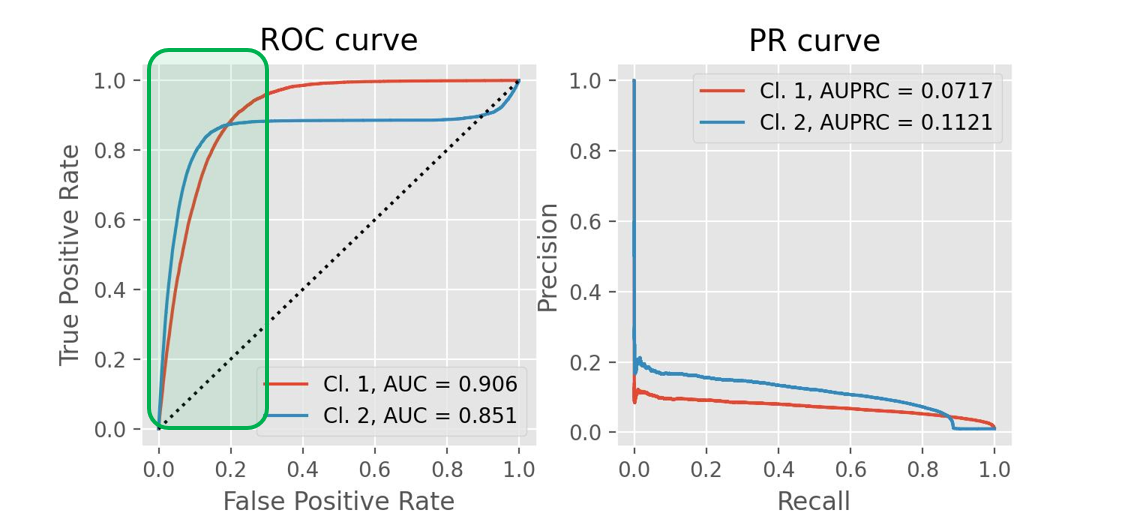
#> input picture Supervised Machine Learning Classification/module1/Concept/Images/ROC and PR curve.png, 1125 x 525 px, found by its file name; its folder holds only this picture in this run
$ jupyter execute --allow-errors Non-Negative_Matrix_Factorization.ipynb   (shell and % lines are left out)
#> lines starting #> are read from the running program, lines starting #| are printed output that depends on the picture
<center>

</center>

# Non-Negative Matrix Factorization

Estimated time needed: **45** minutes

You've been hired by a video streaming platform that specializes in kids content. The company would like to ensure that all content on the platform does not infringe on a copyright written material. The company has created an image database of copyrighted material, not only must you detect the same images you must detect similar images. Your  job is to come up with an image retrieval system to find the most similar image to each image in the provided dataset. Because your model is used for legal purposes it must be interpretable, this means it should be able to determine why the images are similar. As a result, you will use Non-Negative Matrix factorization since the factorized matrices can be interpreted as real images. You will use the [Anime Face Dataset](https://www.kaggle.com/datasets/splcher/animefacedataset?utm_medium=Exinfluencer&utm_source=Exinfluencer&utm_content=000026UJ&utm_term=10006555&utm_id=NA-SkillsNetwork-Channel-SkillsNetworkCoursesIBMML0187ENSkillsNetwork821-2023-01-01) from kaggle.

<a href="https://www.piratesandprincesses.net/the-story-of-goodtimes-and-their-numerous-disney-knockoffs/?utm_medium=Exinfluencer&utm_source=Exinfluencer&utm_content=000026UJ&utm_term=10006555&utm_id=NA-SkillsNetwork-Channel-SkillsNetworkCoursesIBMML0187ENSkillsNetwork821-2023-01-01"> image source</a>

## Table of Contents

<ol>
    <li><a href="#Objectives">Objectives</a></li>
    <li><a href="#Datasets">Datasets</a></li>
    <li>
        <a href="#Setup">Setup</a>
        <ol>
            <li><a href="#Installing-Required-Libraries">Installing Required Libraries</a></li>
            <li><a href="#Importing-Required-Libraries">Importing Required Libraries</a></li>
            <li><a href="#Defining-Helper-Functions">Defining Helper Functions</a></li>
        </ol>
    </li>
    <li>
        <a href="#Background">Background</a>
        <ol>
               <li><a href="#What's a Non-Negative Matrix Fatorization?">What's a Non-Negative Matrix Fatorization?</a></li>
        </ol>
    </li>
  <li><a href="#Applying Non-Negative Matrix Factorization">Applying Non-Negative Matrix Factorization</a></li>
  <li><a href="#Image Retrieval System">Image Retrieval System</a></li>
   <li><a href="#Exercises">Exercises</a>
       <ol>
            <li><a href="#Exercise 1">Exercise 1</a></li>
            <li><a href="#Exercise 2">Exercise 2</a></li>
            <li><a href="#Exercise 3">Exercise 3</a></li>
            <li><a href="#Exercise 4">Exercise 4</a></li>
            <li><a href="#Exercise 5">Exercise 5</a></li>
        </ol>
    </li>
 </ol>


## Objectives

After completing this lab you will be able to:

- __Understand__ Basics Matrix operations  such as Matrix addition  , Vector Multiplication，and Eigen decomposition

- __Apply__ Apply these Matrix operations using numpy

***

## Datasets

Download and unzip the **images** dataset:

## Setup

For this lab, we will be using the following libraries:

*   [`pandas`](https://pandas.pydata.org/?utm_medium=Exinfluencer&utm_source=Exinfluencer&utm_content=000026UJ&utm_term=10006555&utm_id=NA-SkillsNetwork-Channel-SkillsNetworkCoursesIBMML240ENSkillsNetwork34171862-2022-01-01) for managing the data.
*   [`numpy`](https://numpy.org/?utm_medium=Exinfluencer&utm_source=Exinfluencer&utm_content=000026UJ&utm_term=10006555&utm_id=NA-SkillsNetwork-Channel-SkillsNetworkCoursesIBMML240ENSkillsNetwork34171862-2022-01-01) for mathematical operations.
*   [`seaborn`](https://seaborn.pydata.org/?utm_medium=Exinfluencer&utm_source=Exinfluencer&utm_content=000026UJ&utm_term=10006555&utm_id=NA-SkillsNetwork-Channel-SkillsNetworkCoursesIBMML240ENSkillsNetwork34171862-2022-01-01) for visualizing the data.
*   [`matplotlib`](https://matplotlib.org/?utm_medium=Exinfluencer&utm_source=Exinfluencer&utm_content=000026UJ&utm_term=10006555&utm_id=NA-SkillsNetwork-Channel-SkillsNetworkCoursesIBMML240ENSkillsNetwork34171862-2022-01-01) for visualizing the data.
*   [`sklearn`](https://scikit-learn.org/stable/?utm_medium=Exinfluencer&utm_source=Exinfluencer&utm_content=000026UJ&utm_term=10006555&utm_id=NA-SkillsNetwork-Channel-SkillsNetworkCoursesIBMML240ENSkillsNetwork34171862-2022-01-01) for machine learning and machine-learning-pipeline related functions.

### Installing required libraries

The following required modules are pre-installed in the Skills Network Labs environment. However, if you run this notebook commands in a different Jupyter environment (e.g. Watson Studio or Ananconda) you will need to install these libraries by removing the `#` sign before `!mamba` in the code cell below.

[cell 1]
# All Libraries required for this lab are listed below. The libraries pre-installed on Skills Network Labs are commented.
# !mamba install -qy pandas==1.3.4 numpy==1.21.4 seaborn==0.9.0 matplotlib==3.5.0 scikit-learn==0.20.1
# Note: If your environment doesn't support "!mamba install", use "!pip install"

you can use  <a href="https://www.sympy.org/en/index.html?utm_medium=Exinfluencer&utm_source=Exinfluencer&utm_content=000026UJ&utm_term=10006555&utm_id=NA-SkillsNetwork-Channel-SkillsNetworkCoursesIBMML0187ENSkillsNetwork821-2023-01-01">SymPy </a>this to print matrices

[cell 2]
#!conda install -c anaconda sympy -y

### Importing Required Libraries

_We recommend you import all required libraries in one place (here):_

[cell 3]
import warnings
warnings.simplefilter('ignore')

import logging
import numpy as np
import pandas as pd
from numpy.random import RandomState
import matplotlib.pyplot as plt


from sklearn.decomposition import NMF


from os import listdir,getcwd
from os.path import isfile, join
from PIL import Image, ImageOps
import os

### Defining Helper Functions

Load train and test set:

[cell 4]
def get_data_matrix(test=False,Length=100,Width=100,mypath="images/images"):

#> called with test = False, Length = 180, Width = 100, mypath = 'images/images'
    files = [join(mypath,f) for f in listdir(mypath) if isfile(join(mypath, f)) and f[0] != '.']
    if mypath + '/.DS_Store' in files:
        files.remove(mypath + '/.DS_Store')

    if test:
        print("test data")
        files=files[9000:10000]

    else:
        print("training data")
        files=files[0:9000]

    print(len(files))
    X=np.zeros((len(files),Length*Width))
    for i,file in enumerate(files):
        img = Image.open(file).resize((Width, Length))
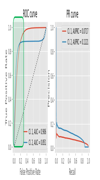
#> img: PIL image 100x180 RGBA; mean R, G, B, A 233.3, 235.5, 234.4, 255
        img =  ImageOps.grayscale(img)
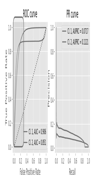
#> img: PIL image 100x180 L; min 73, max 255, mean 234.7

        I=np.array(img)

        X[i,:]=I.reshape(1,-1)
    return X

Plot image vectors:

[cell 5]
def reshape_row(x) :
    plt.imshow(x.reshape(Length,Width),cmap="gray")

This threshold function outputs an index if the input ```similar_distance``` is grater than or less than ```min_``` and ```max_```.

[cell 6]
def threshold(similar_distance,max_=0.1,min_=0):
    dataset_index=np.where(np.logical_and(similar_distance>min_ ,similar_distance<max_))[0]
    query_index=similar_index[np.logical_and(similar_distance>min_ ,similar_distance<max_)]
    return dataset_index,query_index

Plot dataset images and query images, ```X``` and ```X_q``` are global variables.

[cell 7]
def plot_data_query(dataset_index,query_index,N):
    for data_sample,query_sample in zip(dataset_index[0:N],query_index[0:N]):

        plt.figure(figsize=(10,4))
        plt.subplot(1,2,1)
        reshape_row(X[data_sample])
        plt.title("dataset sample {}".format(data_sample))
        plt.subplot(1,2,2)
        reshape_row(X_q[query_sample])
        plt.title("query sample match {}".format(query_sample))
        plt.show()

        print("-----------------------------------------------------")

## Background

### What's a Non-Negative Matrix Factorization?

In Non-Negative Matrix Factorization (NNMF) sometimes called non-negative matrix approximation, a $N x D$ matrix $\mathbf{X}$, where $N$ is the number of samples and $D$ is the dimension of features, contains all non-negative values. In NNMF we construct a non-negative  approximation of $\mathbf{X}$, $\mathbf{\hat{X}}$ such that $\mathbf{\hat{X}}$ is a product of two non-negative matrices $\mathbf{W}$ and $\mathbf{H}$, i.e:

$$\mathbf{\hat{X}}=\mathbf{WH}$$

where the $r$ rows of $\mathbf{H}$ are called the basis, and we are going to represent the matrix $\mathbf{X}$ in terms of this basis.

Each row of $\mathbf{W}$, ${w}_i$ is called an encoding of the corresponding ${x}_i$ in $\mathbf{X}$, which represents "how much" of each basis in $\mathbf{H}$ is to represent ${x}_i$. ${\hat{x}_i}$ is thus a linear combination of the rows of $\mathbf{H}$.

## Applying Non-Negative Matrix Factorization

**Image retrieval** is used for searching and retrieving images from a large database of digital images. Here we would like to find identical or similar  animated faces  for copyright reasons.

Consider the matrix $\mathbf{X}$ where each row is a flattened $100\times 100$ image.

[cell 8]
Length,Width=180,100
X = get_data_matrix(test=False, Length=180, Width=100, mypath="images/images")
X.shape

We can apply ```sklearn.decomposition.NMF``` to obtain the  non-negative matrices, i.e. matrices with all non-negative elements, $(\mathbf{W}$, $\mathbf{H})$ whose product approximates the non-negative matrix $\mathbf{X}$.

Consider the following parameters when building a simple NMF object:

```n_components```: int; Number of components, if n_components is not set all features are kept.

```tolfloat```: default=1e-4; Tolerance of the stopping condition.

```max_iter```: int, (default=200); Maximum number of iterations before timing out.

Let's select a number of components or basis, namely $r$, for the matrix representation.

[cell 9]
n_components=10

Initialize our NMF object and fit it to $\mathbf{X}$:

[cell 10]
nmf_estimator = NMF(n_components=n_components, tol=5e-3,max_iter=2000)
nmf_estimator.fit(X)  # original non- negative dataset

The **.components_** method returns the basis found:

[cell 11]
H = nmf_estimator.components_

We can reshape the obtained 10 basis into images, and they appear like faces in the dataset:

[cell 12]
plt.figure(figsize=(25, 8))

for i,h in enumerate(H):
    plt.subplot(2, 5, i+1)
    reshape_row(h)
    plt.title("basis images {}".format(str(i+1)), fontsize=20)

plt.tight_layout()
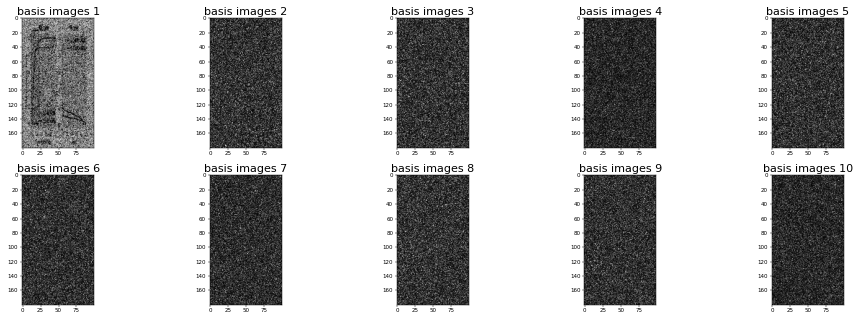
#> figure drawn by matplotlib, 10 panels

We can obtain the encodings of all the images using the **transform** method of the fitted **nmf_estimator**:

[cell 13]
W = nmf_estimator.transform(X)

For each of the 9000 images we have an encoding of dimension 10:

[cell 14]
W.shape

The encoding tells you the projection of each image in $\mathbf{X}$ on a particular basis. Here we plot out the encoding magnitude for the $i$th image on each basis.

[cell 15]
i=0
w=W[i,:]

plt.bar([n+1 for n in range(len(w))],w)
plt.title("encodings for image {} ".format (i+1))
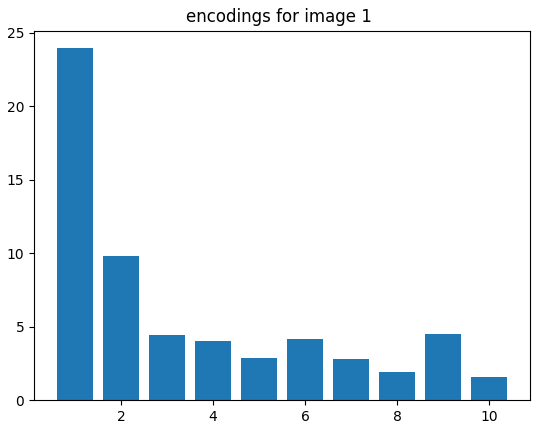
#> figure drawn by matplotlib, 1 panel; tallest bar 23.93 high, from x = 0.6 to 1.4

We see that for image 1, the second encoding has the highest magnitude, thus we can plot out the basis associated with this encoding (i.e, the second basis) and see that it's very similar to the image. The 9th encoding has a small magnitude, we see the associated basis looks nothing like the image:

[cell 16]
plt.figure(figsize=(15,4))

plt.subplot(131)
reshape_row(X[i,:])
plt.title("Original image")

plt.subplot(132)
reshape_row(H[1,:])
plt.title("Similar basis 2")

plt.subplot(133)
reshape_row(H[8,:])
plt.title("Dissimilar basis 9")
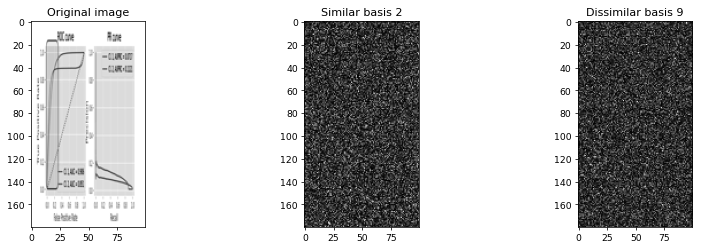
#> figure drawn by matplotlib, 3 panels

We can perform the inverse transform using the method **inverse_transform** to get $\mathbf{\hat{X}}$, the approximation of $\mathbf{X}$:

[cell 17]
Xhat=nmf_estimator.inverse_transform(W)

Each row of $\mathbf{\hat{X}}$ corresponds to an image. We can reshape the row into an image and plot the approximations:

[cell 18]
plt.figure(figsize=(20,8))

#> (the rest of this cell did not finish here and is left out)

We can verify that the scikit-learn's **inverse_transform** method essentially performs the following matrix operation:

[cell 19]
Xhat_M=W@H

We see the results are identical quantitatively (for the first 10 grayscale values of first image):

[cell 20]
Xhat[0,:10], Xhat_M[0,:10]

and qualitatively or visually for the second to fifth image in the dataset:

[cell 21]
plt.figure(figsize=(20,8))

#> (the rest of this cell did not finish here and is left out)

We can reconstruct the image by adding one component multiplied by it's encoding at a time. This is shown in the following lines of code, as each successive component is added we see the image looks more and more like it's approximation:

[cell 22]
# initialize an image array with 10000 zeros which will be reshaped as 100x100
image = np.zeros(18000)

plt.figure(figsize=(25,8))
for i, (w_, h) in enumerate(zip(w, H)):

    # w is the encoding vector of the first image in X
    # reconstruction of the image is a linear combination of H
    plt.subplot(2,5,i+1)
    image += w_*h
    reshape_row(image)
    plt.title(f"{i+1} components added", fontsize=20)
plt.tight_layout()
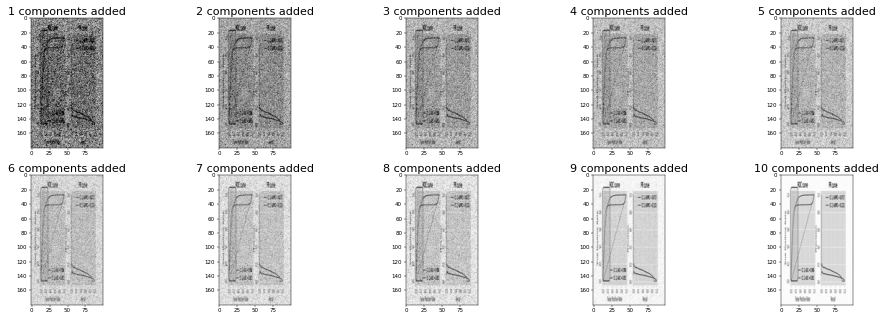
#> figure drawn by matplotlib, 10 panels

## Image Retrieval System

An image retrieval system is a system used for browsing, searching and retrieving images from a large database of digital images. In this section we will create an image retrieval system to find similar cartoon characters for copyright infringement.

We define the query dataset as the set of 1000 images. If these images are similar to the images in our original dataset, they may be considered as copyright infringement. We load the query dateset into```X_q``` where each row corresponds to a flattened $100\times 100$ image:

[cell 23]
X_q=get_data_matrix(test=True,Length=180,Width=100,mypath="images/images")
